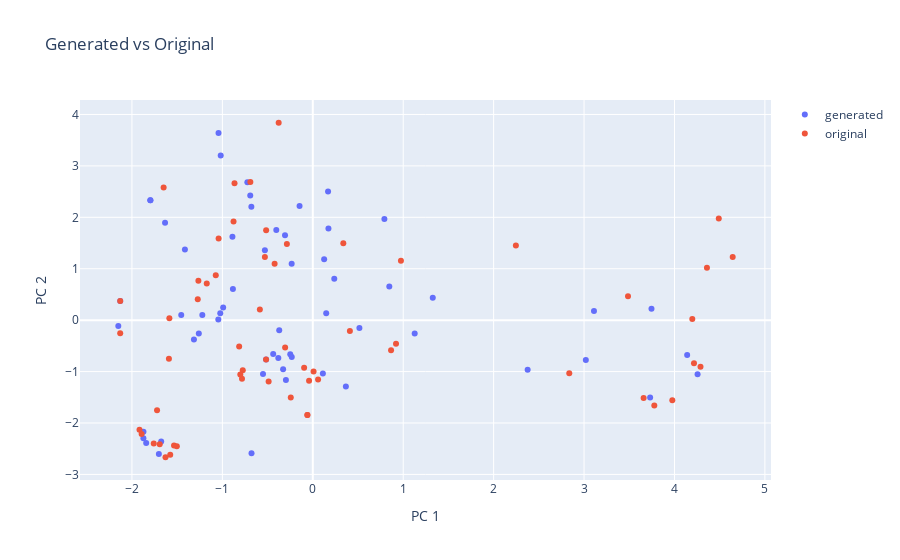

Write notebook code for a chart like this one.
### Code cell
import plotly.express as px
import plotly.graph_objects as go
from matplotlib import pyplot as plt


# plt.figure(figsize=(12, 9))
# plt.scatter(x[Vlen:, 0], x[Vlen:, 1], c='w', edgecolors='k', label='original')
# plt.scatter(x[:Vlen, 0], x[:Vlen, 1], marker='+', label='generated')
# plt.xlabel('PC 1')
# plt.ylabel('PC 2')
# plt.legend();

# scatter plot with plotly
fig = go.Figure()
fig.add_trace(go.Scatter(x=x[:Vlen, 0], y=x[:Vlen, 1], mode='markers', name='generated'))
fig.add_trace(go.Scatter(x=x[Vlen:, 0], y=x[Vlen:, 1], mode='markers', name='original'))
fig.update_layout(
    title="Generated vs Original",
    xaxis_title="PC 1",
    yaxis_title="PC 2",
    legend_title="",
)
fig.show()
